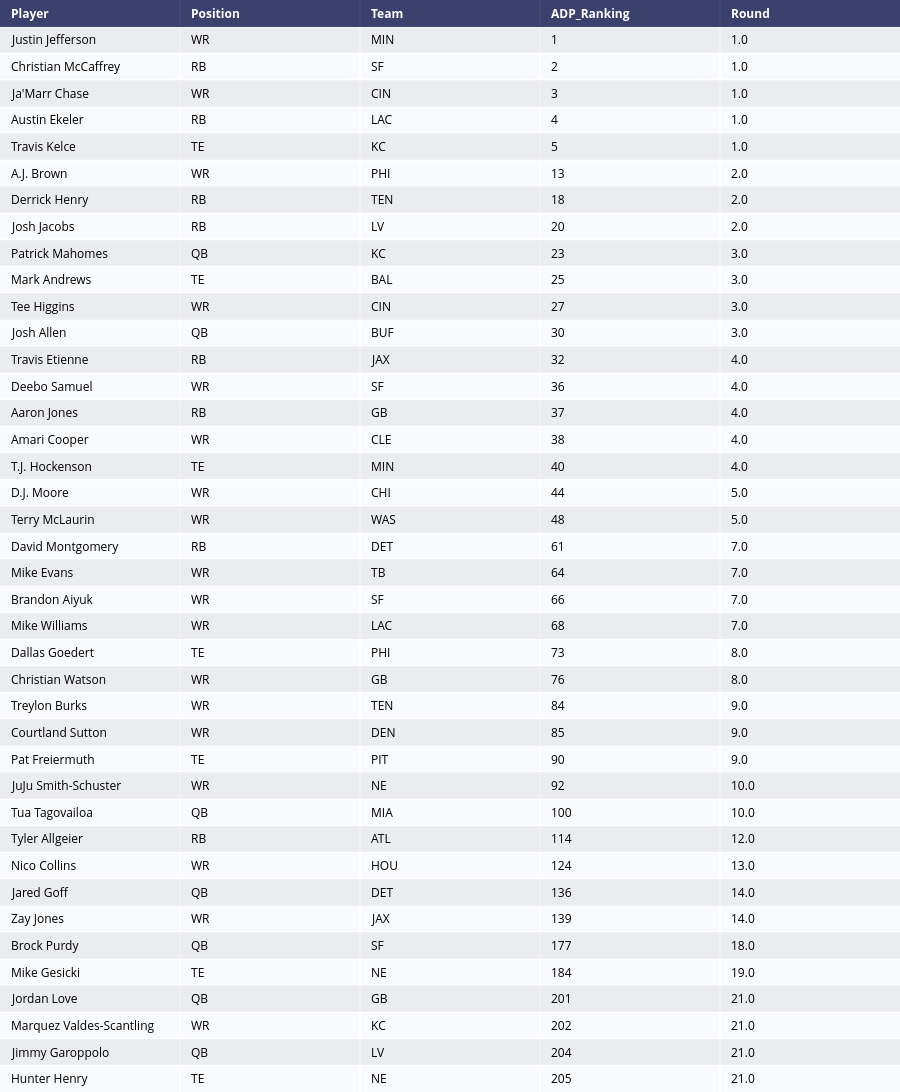

The cell this chart's notebook holds for it:
### Code cell
import plotly.figure_factory as ff

fig =  ff.create_table(all_players_w_adp_10team)
fig.add_table()
fig.show()

### Figure 1 — Plotly figure (JSON) as saved in the notebook; plotly's stock layout.template omitted (floating-point values rounded to 4 significant figures; data arrays with more than 128 entries replaced by an {"elided": "..."} marker saying what was removed)
{"data": [{"colorscale": [[0, "#00083e"], [0.5, "#ededee"], [1, "#ffffff"]], "hoverinfo": "none", "opacity": 0.75, "showscale": false, "type": "heatmap", "z": {"elided": "41x5 float values"}}, {"type": "table"}], "layout": {"annotations": [{"align": "left", "font": {"color": "#ffffff"}, "showarrow": false, "text": "<b>Player</b>", "x": -0.45, "xanchor": "left", "xref": "x", "y": 0, "yref": "y"}, {"align": "left", "font": {"color": "#ffffff"}, "showarrow": false, "text": "<b>Position</b>", "x": 0.55, "xanchor": "left", "xref": "x", "y": 0, "yref": "y"}, {"align": "left", "font": {"color": "#ffffff"}, "showarrow": false, "text": "<b>Team</b>", "x": 1.55, "xanchor": "left", "xref": "x", "y": 0, "yref": "y"}, {"align": "left", "font": {"color": "#ffffff"}, "showarrow": false, "text": "<b>ADP_Ranking</b>", "x": 2.55, "xanchor": "left", "xref": "x", "y": 0, "yref": "y"}, {"align": "left", "font": {"color": "#ffffff"}, "showarrow": false, "text": "<b>Round</b>", "x": 3.55, "xanchor": "left", "xref": "x", "y": 0, "yref": "y"}, {"align": "left", "font": {"color": "#000000"}, "showarrow": false, "text": "Justin Jefferson", "x": -0.45, "xanchor": "left", "xref": "x", "y": 1, "yref": "y"}, {"align": "left", "font": {"color": "#000000"}, "showarrow": false, "text": "WR", "x": 0.55, "xanchor": "left", "xref": "x", "y": 1, "yref": "y"}, {"align": "left", "font": {"color": "#000000"}, "showarrow": false, "text": "MIN", "x": 1.55, "xanchor": "left", "xref": "x", "y": 1, "yref": "y"}, {"align": "left", "font": {"color": "#000000"}, "showarrow": false, "text": "1", "x": 2.55, "xanchor": "left", "xref": "x", "y": 1, "yref": "y"}, {"align": "left", "font": {"color": "#000000"}, "showarrow": false, "text": "1.0", "x": 3.55, "xanchor": "left", "xref": "x", "y": 1, "yref": "y"}, {"align": "left", "font": {"color": "#000000"}, "showarrow": false, "text": "Christian McCaffrey", "x": -0.45, "xanchor": "left", "xref": "x", "y": 2, "yref": "y"}, {"align": "left", "font": {"color": "#000000"}, "showarrow": false, "text": "RB", "x": 0.55, "xanchor": "left", "xref": "x", "y": 2, "yref": "y"}, {"align": "left", "font": {"color": "#000000"}, "showarrow": false, "text": "SF", "x": 1.55, "xanchor": "left", "xref": "x", "y": 2, "yref": "y"}, {"align": "left", "font": {"color": "#000000"}, "showarrow": false, "text": "2", "x": 2.55, "xanchor": "left", "xref": "x", "y": 2, "yref": "y"}, {"align": "left", "font": {"color": "#000000"}, "showarrow": false, "text": "1.0", "x": 3.55, "xanchor": "left", "xref": "x", "y": 2, "yref": "y"}, {"align": "left", "font": {"color": "#000000"}, "showarrow": false, "text": "Ja'Marr Chase", "x": -0.45, "xanchor": "left", "xref": "x", "y": 3, "yref": "y"}, {"align": "left", "font": {"color": "#000000"}, "showarrow": false, "text": "WR", "x": 0.55, "xanchor": "left", "xref": "x", "y": 3, "yref": "y"}, {"align": "left", "font": {"color": "#000000"}, "showarrow": false, "text": "CIN", "x": 1.55, "xanchor": "left", "xref": "x", "y": 3, "yref": "y"}, {"align": "left", "font": {"color": "#000000"}, "showarrow": false, "text": "3", "x": 2.55, "xanchor": "left", "xref": "x", "y": 3, "yref": "y"}, {"align": "left", "font": {"color": "#000000"}, "showarrow": false, "text": "1.0", "x": 3.55, "xanchor": "left", "xref": "x", "y": 3, "yref": "y"}, {"align": "left", "font": {"color": "#000000"}, "showarrow": false, "text": "Austin Ekeler", "x": -0.45, "xanchor": "left", "xref": "x", "y": 4, "yref": "y"}, {"align": "left", "font": {"color": "#000000"}, "showarrow": false, "text": "RB", "x": 0.55, "xanchor": "left", "xref": "x", "y": 4, "yref": "y"}, {"align": "left", "font": {"color": "#000000"}, "showarrow": false, "text": "LAC", "x": 1.55, "xanchor": "left", "xref": "x", "y": 4, "yref": "y"}, {"align": "left", "font": {"color": "#000000"}, "showarrow": false, "text": "4", "x": 2.55, "xanchor": "left", "xref": "x", "y": 4, "yref": "y"}, {"align": "left", "font": {"color": "#000000"}, "showarrow": false, "text": "1.0", "x": 3.55, "xanchor": "left", "xref": "x", "y": 4, "yref": "y"}, {"align": "left", "font": {"color": "#000000"}, "showarrow": false, "text": "Travis Kelce", "x": -0.45, "xanchor": "left", "xref": "x", "y": 5, "yref": "y"}, {"align": "left", "font": {"color": "#000000"}, "showarrow": false, "text": "TE", "x": 0.55, "xanchor": "left", "xref": "x", "y": 5, "yref": "y"}, {"align": "left", "font": {"color": "#000000"}, "showarrow": false, "text": "KC", "x": 1.55, "xanchor": "left", "xref": "x", "y": 5, "yref": "y"}, {"align": "left", "font": {"color": "#000000"}, "showarrow": false, "text": "5", "x": 2.55, "xanchor": "left", "xref": "x", "y": 5, "yref": "y"}, {"align": "left", "font": {"color": "#000000"}, "showarrow": false, "text": "1.0", "x": 3.55, "xanchor": "left", "xref": "x", "y": 5, "yref": "y"}, {"align": "left", "font": {"color": "#000000"}, "showarrow": false, "text": "A.J. Brown", "x": -0.45, "xanchor": "left", "xref": "x", "y": 6, "yref": "y"}, {"align": "left", "font": {"color": "#000000"}, "showarrow": false, "text": "WR", "x": 0.55, "xanchor": "left", "xref": "x", "y": 6, "yref": "y"}, {"align": "left", "font": {"color": "#000000"}, "showarrow": false, "text": "PHI", "x": 1.55, "xanchor": "left", "xref": "x", "y": 6, "yref": "y"}, {"align": "left", "font": {"color": "#000000"}, "showarrow": false, "text": "13", "x": 2.55, "xanchor": "left", "xref": "x", "y": 6, "yref": "y"}, {"align": "left", "font": {"color": "#000000"}, "showarrow": false, "text": "2.0", "x": 3.55, "xanchor": "left", "xref": "x", "y": 6, "yref": "y"}, {"align": "left", "font": {"color": "#000000"}, "showarrow": false, "text": "Derrick Henry", "x": -0.45, "xanchor": "left", "xref": "x", "y": 7, "yref": "y"}, {"align": "left", "font": {"color": "#000000"}, "showarrow": false, "text": "RB", "x": 0.55, "xanchor": "left", "xref": "x", "y": 7, "yref": "y"}, {"align": "left", "font": {"color": "#000000"}, "showarrow": false, "text": "TEN", "x": 1.55, "xanchor": "left", "xref": "x", "y": 7, "yref": "y"}, {"align": "left", "font": {"color": "#000000"}, "showarrow": false, "text": "18", "x": 2.55, "xanchor": "left", "xref": "x", "y": 7, "yref": "y"}, {"align": "left", "font": {"color": "#000000"}, "showarrow": false, "text": "2.0", "x": 3.55, "xanchor": "left", "xref": "x", "y": 7, "yref": "y"}, {"align": "left", "font": {"color": "#000000"}, "showarrow": false, "text": "Josh Jacobs", "x": -0.45, "xanchor": "left", "xref": "x", "y": 8, "yref": "y"}, {"align": "left", "font": {"color": "#000000"}, "showarrow": false, "text": "RB", "x": 0.55, "xanchor": "left", "xref": "x", "y": 8, "yref": "y"}, {"align": "left", "font": {"color": "#000000"}, "showarrow": false, "text": "LV", "x": 1.55, "xanchor": "left", "xref": "x", "y": 8, "yref": "y"}, {"align": "left", "font": {"color": "#000000"}, "showarrow": false, "text": "20", "x": 2.55, "xanchor": "left", "xref": "x", "y": 8, "yref": "y"}, {"align": "left", "font": {"color": "#000000"}, "showarrow": false, "text": "2.0", "x": 3.55, "xanchor": "left", "xref": "x", "y": 8, "yref": "y"}, {"align": "left", "font": {"color": "#000000"}, "showarrow": false, "text": "Patrick Mahomes", "x": -0.45, "xanchor": "left", "xref": "x", "y": 9, "yref": "y"}, {"align": "left", "font": {"color": "#000000"}, "showarrow": false, "text": "QB", "x": 0.55, "xanchor": "left", "xref": "x", "y": 9, "yref": "y"}, {"align": "left", "font": {"color": "#000000"}, "showarrow": false, "text": "KC", "x": 1.55, "xanchor": "left", "xref": "x", "y": 9, "yref": "y"}, {"align": "left", "font": {"color": "#000000"}, "showarrow": false, "text": "23", "x": 2.55, "xanchor": "left", "xref": "x", "y": 9, "yref": "y"}, {"align": "left", "font": {"color": "#000000"}, "showarrow": false, "text": "3.0", "x": 3.55, "xanchor": "left", "xref": "x", "y": 9, "yref": "y"}, {"align": "left", "font": {"color": "#000000"}, "showarrow": false, "text": "Mark Andrews", "x": -0.45, "xanchor": "left", "xref": "x", "y": 10, "yref": "y"}, {"align": "left", "font": {"color": "#000000"}, "showarrow": false, "text": "TE", "x": 0.55, "xanchor": "left", "xref": "x", "y": 10, "yref": "y"}, {"align": "left", "font": {"color": "#000000"}, "showarrow": false, "text": "BAL", "x": 1.55, "xanchor": "left", "xref": "x", "y": 10, "yref": "y"}, {"align": "left", "font": {"color": "#000000"}, "showarrow": false, "text": "25", "x": 2.55, "xanchor": "left", "xref": "x", "y": 10, "yref": "y"}, {"align": "left", "font": {"color": "#000000"}, "showarrow": false, "text": "3.0", "x": 3.55, "xanchor": "left", "xref": "x", "y": 10, "yref": "y"}, {"align": "left", "font": {"color": "#000000"}, "showarrow": false, "text": "Tee Higgins", "x": -0.45, "xanchor": "left", "xref": "x", "y": 11, "yref": "y"}, {"align": "left", "font": {"color": "#000000"}, "showarrow": false, "text": "WR", "x": 0.55, "xanchor": "left", "xref": "x", "y": 11, "yref": "y"}, {"align": "left", "font": {"color": "#000000"}, "showarrow": false, "text": "CIN", "x": 1.55, "xanchor": "left", "xref": "x", "y": 11, "yref": "y"}, {"align": "left", "font": {"color": "#000000"}, "showarrow": false, "text": "27", "x": 2.55, "xanchor": "left", "xref": "x", "y": 11, "yref": "y"}, {"align": "left", "font": {"color": "#000000"}, "showarrow": false, "text": "3.0", "x": 3.55, "xanchor": "left", "xref": "x", "y": 11, "yref": "y"}, {"align": "left", "font": {"color": "#000000"}, "showarrow": false, "text": "Josh Allen", "x": -0.45, "xanchor": "left", "xref": "x", "y": 12, "yref": "y"}, {"align": "left", "font": {"color": "#000000"}, "showarrow": false, "text": "QB", "x": 0.55, "xanchor": "left", "xref": "x", "y": 12, "yref": "y"}, {"align": "left", "font": {"color": "#000000"}, "showarrow": false, "text": "BUF", "x": 1.55, "xanchor": "left", "xref": "x", "y": 12, "yref": "y"}, {"align": "left", "font": {"color": "#000000"}, "showarrow": false, "text": "30", "x": 2.55, "xanchor": "left", "xref": "x", "y": 12, "yref": "y"}, {"align": "left", "font": {"color": "#000000"}, "showarrow": false, "text": "3.0", "x": 3.55, "xanchor": "left", "xref": "x", "y": 12, "yref": "y"}, {"align": "left", "font": {"color": "#000000"}, "showarrow": false, "text": "Travis Etienne", "x": -0.45, "xanchor": "left", "xref": "x", "y": 13, "yref": "y"}, {"align": "left", "font": {"color": "#000000"}, "showarrow": false, "text": "RB", "x": 0.55, "xanchor": "left", "xref": "x", "y": 13, "yref": "y"}, {"align": "left", "font": {"color": "#000000"}, "showarrow": false, "text": "JAX", "x": 1.55, "xanchor": "left", "xref": "x", "y": 13, "yref": "y"}, {"align": "left", "font": {"color": "#000000"}, "showarrow": false, "text": "32", "x": 2.55, "xanchor": "left", "xref": "x", "y": 13, "yref": "y"}, {"align": "left", "font": {"color": "#000000"}, "showarrow": false, "text": "4.0", "x": 3.55, "xanchor": "left", "xref": "x", "y": 13, "yref": "y"}, {"align": "left", "font": {"color": "#000000"}, "showarrow": false, "text": "Deebo Samuel", "x": -0.45, "xanchor": "left", "xref": "x", "y": 14, "yref": "y"}, {"align": "left", "font": {"color": "#000000"}, "showarrow": false, "text": "WR", "x": 0.55, "xanchor": "left", "xref": "x", "y": 14, "yref": "y"}, {"align": "left", "font": {"color": "#000000"}, "showarrow": false, "text": "SF", "x": 1.55, "xanchor": "left", "xref": "x", "y": 14, "yref": "y"}, {"align": "left", "font": {"color": "#000000"}, "showarrow": false, "text": "36", "x": 2.55, "xanchor": "left", "xref": "x", "y": 14, "yref": "y"}, {"align": "left", "font": {"color": "#000000"}, "showarrow": false, "text": "4.0", "x": 3.55, "xanchor": "left", "xref": "x", "y": 14, "yref": "y"}, {"align": "left", "font": {"color": "#000000"}, "showarrow": false, "text": "Aaron Jones", "x": -0.45, "xanchor": "left", "xref": "x", "y": 15, "yref": "y"}, {"align": "left", "font": {"color": "#000000"}, "showarrow": false, "text": "RB", "x": 0.55, "xanchor": "left", "xref": "x", "y": 15, "yref": "y"}, {"align": "left", "font": {"color": "#000000"}, "showarrow": false, "text": "GB", "x": 1.55, "xanchor": "left", "xref": "x", "y": 15, "yref": "y"}, {"align": "left", "font": {"color": "#000000"}, "showarrow": false, "text": "37", "x": 2.55, "xanchor": "left", "xref": "x", "y": 15, "yref": "y"}, {"align": "left", "font": {"color": "#000000"}, "showarrow": false, "text": "4.0", "x": 3.55, "xanchor": "left", "xref": "x", "y": 15, "yref": "y"}, {"align": "left", "font": {"color": "#000000"}, "showarrow": false, "text": "Amari Cooper", "x": -0.45, "xanchor": "left", "xref": "x", "y": 16, "yref": "y"}, {"align": "left", "font": {"color": "#000000"}, "showarrow": false, "text": "WR", "x": 0.55, "xanchor": "left", "xref": "x", "y": 16, "yref": "y"}, {"align": "left", "font": {"color": "#000000"}, "showarrow": false, "text": "CLE", "x": 1.55, "xanchor": "left", "xref": "x", "y": 16, "yref": "y"}, {"align": "left", "font": {"color": "#000000"}, "showarrow": false, "text": "38", "x": 2.55, "xanchor": "left", "xref": "x", "y": 16, "yref": "y"}, {"align": "left", "font": {"color": "#000000"}, "showarrow": false, "text": "4.0", "x": 3.55, "xanchor": "left", "xref": "x", "y": 16, "yref": "y"}, {"align": "left", "font": {"color": "#000000"}, "showarrow": false, "text": "T.J. Hockenson", "x": -0.45, "xanchor": "left", "xref": "x", "y": 17, "yref": "y"}, {"align": "left", "font": {"color": "#000000"}, "showarrow": false, "text": "TE", "x": 0.55, "xanchor": "left", "xref": "x", "y": 17, "yref": "y"}, {"align": "left", "font": {"color": "#000000"}, "showarrow": false, "text": "MIN", "x": 1.55, "xanchor": "left", "xref": "x", "y": 17, "yref": "y"}, {"align": "left", "font": {"color": "#000000"}, "showarrow": false, "text": "40", "x": 2.55, "xanchor": "left", "xref": "x", "y": 17, "yref": "y"}, {"align": "left", "font": {"color": "#000000"}, "showarrow": false, "text": "4.0", "x": 3.55, "xanchor": "left", "xref": "x", "y": 17, "yref": "y"}, {"align": "left", "font": {"color": "#000000"}, "showarrow": false, "text": "D.J. Moore", "x": -0.45, "xanchor": "left", "xref": "x", "y": 18, "yref": "y"}, {"align": "left", "font": {"color": "#000000"}, "showarrow": false, "text": "WR", "x": 0.55, "xanchor": "left", "xref": "x", "y": 18, "yref": "y"}, {"align": "left", "font": {"color": "#000000"}, "showarrow": false, "text": "CHI", "x": 1.55, "xanchor": "left", "xref": "x", "y": 18, "yref": "y"}, {"align": "left", "font": {"color": "#000000"}, "showarrow": false, "text": "44", "x": 2.55, "xanchor": "left", "xref": "x", "y": 18, "yref": "y"}, {"align": "left", "font": {"color": "#000000"}, "showarrow": false, "text": "5.0", "x": 3.55, "xanchor": "left", "xref": "x", "y": 18, "yref": "y"}, {"align": "left", "font": {"color": "#000000"}, "showarrow": false, "text": "Terry McLaurin", "x": -0.45, "xanchor": "left", "xref": "x", "y": 19, "yref": "y"}, {"align": "left", "font": {"color": "#000000"}, "showarrow": false, "text": "WR", "x": 0.55, "xanchor": "left", "xref": "x", "y": 19, "yref": "y"}, {"align": "left", "font": {"color": "#000000"}, "showarrow": false, "text": "WAS", "x": 1.55, "xanchor": "left", "xref": "x", "y": 19, "yref": "y"}, {"align": "left", "font": {"color": "#000000"}, "showarrow": false, "text": "48", "x": 2.55, "xanchor": "left", "xref": "x", "y": 19, "yref": "y"}, {"align": "left", "font": {"color": "#000000"}, "showarrow": false, "text": "5.0", "x": 3.55, "xanchor": "left", "xref": "x", "y": 19, "yref": "y"}, {"align": "left", "font": {"color": "#000000"}, "showarrow": false, "text": "David Montgomery", "x": -0.45, "xanchor": "left", "xref": "x", "y": 20, "yref": "y"}, {"align": "left", "font": {"color": "#000000"}, "showarrow": false, "text": "RB", "x": 0.55, "xanchor": "left", "xref": "x", "y": 20, "yref": "y"}, {"align": "left", "font": {"color": "#000000"}, "showarrow": false, "text": "DET", "x": 1.55, "xanchor": "left", "xref": "x", "y": 20, "yref": "y"}, {"align": "left", "font": {"color": "#000000"}, "showarrow": false, "text": "61", "x": 2.55, "xanchor": "left", "xref": "x", "y": 20, "yref": "y"}, {"align": "left", "font": {"color": "#000000"}, "showarrow": false, "text": "7.0", "x": 3.55, "xanchor": "left", "xref": "x", "y": 20, "yref": "y"}, {"align": "left", "font": {"color": "#000000"}, "showarrow": false, "text": "Mike Evans", "x": -0.45, "xanchor": "left", "xref": "x", "y": 21, "yref": "y"}, {"align": "left", "font": {"color": "#000000"}, "showarrow": false, "text": "WR", "x": 0.55, "xanchor": "left", "xref": "x", "y": 21, "yref": "y"}, {"align": "left", "font": {"color": "#000000"}, "showarrow": false, "text": "TB", "x": 1.55, "xanchor": "left", "xref": "x", "y": 21, "yref": "y"}, {"align": "left", "font": {"color": "#000000"}, "showarrow": false, "text": "64", "x": 2.55, "xanchor": "left", "xref": "x", "y": 21, "yref": "y"}, {"align": "left", "font": {"color": "#000000"}, "showarrow": false, "text": "7.0", "x": 3.55, "xanchor": "left", "xref": "x", "y": 21, "yref": "y"}, {"align": "left", "font": {"color": "#000000"}, "showarrow": false, "text": "Brandon Aiyuk", "x": -0.45, "xanchor": "left", "xref": "x", "y": 22, "yref": "y"}, {"align": "left", "font": {"color": "#000000"}, "showarrow": false, "text": "WR", "x": 0.55, "xanchor": "left", "xref": "x", "y": 22, "yref": "y"}, {"align": "left", "font": {"color": "#000000"}, "showarrow": false, "text": "SF", "x": 1.55, "xanchor": "left", "xref": "x", "y": 22, "yref": "y"}, {"align": "left", "font": {"color": "#000000"}, "showarrow": false, "text": "66", "x": 2.55, "xanchor": "left", "xref": "x", "y": 22, "yref": "y"}, {"align": "left", "font": {"color": "#000000"}, "showarrow": false, "text": "7.0", "x": 3.55, "xanchor": "left", "xref": "x", "y": 22, "yref": "y"}, {"align": "left", "font": {"color": "#000000"}, "showarrow": false, "text": "Mike Williams", "x": -0.45, "xanchor": "left", "xref": "x", "y": 23, "yref": "y"}, {"align": "left", "font": {"color": "#000000"}, "showarrow": false, "text": "WR", "x": 0.55, "xanchor": "left", "xref": "x", "y": 23, "yref": "y"}, {"align": "left", "font": {"color": "#000000"}, "showarrow": false, "text": "LAC", "x": 1.55, "xanchor": "left", "xref": "x", "y": 23, "yref": "y"}, {"align": "left", "font": {"color": "#000000"}, "showarrow": false, "text": "68", "x": 2.55, "xanchor": "left", "xref": "x", "y": 23, "yref": "y"}, {"align": "left", "font": {"color": "#000000"}, "showarrow": false, "text": "7.0", "x": 3.55, "xanchor": "left", "xref": "x", "y": 23, "yref": "y"}, {"align": "left", "font": {"color": "#000000"}, "showarrow": false, "text": "Dallas Goedert", "x": -0.45, "xanchor": "left", "xref": "x", "y": 24, "yref": "y"}, {"align": "left", "font": {"color": "#000000"}, "showarrow": false, "text": "TE", "x": 0.55, "xanchor": "left", "xref": "x", "y": 24, "yref": "y"}, {"align": "left", "font": {"color": "#000000"}, "showarrow": false, "text": "PHI", "x": 1.55, "xanchor": "left", "xref": "x", "y": 24, "yref": "y"}, {"align": "left", "font": {"color": "#000000"}, "showarrow": false, "text": "73", "x": 2.55, "xanchor": "left", "xref": "x", "y": 24, "yref": "y"}, {"align": "left", "font": {"color": "#000000"}, "showarrow": false, "text": "8.0", "x": 3.55, "xanchor": "left", "xref": "x", "y": 24, "yref": "y"}, {"align": "left", "font": {"color": "#000000"}, "showarrow": false, "text": "Christian Watson", "x": -0.45, "xanchor": "left", "xref": "x", "y": 25, "yref": "y"}, {"align": "left", "font": {"color": "#000000"}, "showarrow": false, "text": "WR", "x": 0.55, "xanchor": "left", "xref": "x", "y": 25, "yref": "y"}, {"align": "left", "font": {"color": "#000000"}, "showarrow": false, "text": "GB", "x": 1.55, "xanchor": "left", "xref": "x", "y": 25, "yref": "y"}, {"align": "left", "font": {"color": "#000000"}, "showarrow": false, "text": "76", "x": 2.55, "xanchor": "left", "xref": "x", "y": 25, "yref": "y"}, {"align": "left", "font": {"color": "#000000"}, "showarrow": false, "text": "8.0", "x": 3.55, "xanchor": "left", "xref": "x", "y": 25, "yref": "y"}, {"align": "left", "font": {"color": "#000000"}, "showarrow": false, "text": "Treylon Burks", "x": -0.45, "xanchor": "left", "xref": "x", "y": 26, "yref": "y"}, {"align": "left", "font": {"color": "#000000"}, "showarrow": false, "text": "WR", "x": 0.55, "xanchor": "left", "xref": "x", "y": 26, "yref": "y"}, {"align": "left", "font": {"color": "#000000"}, "showarrow": false, "text": "TEN", "x": 1.55, "xanchor": "left", "xref": "x", "y": 26, "yref": "y"}, {"align": "left", "font": {"color": "#000000"}, "showarrow": false, "text": "84", "x": 2.55, "xanchor": "left", "xref": "x", "y": 26, "yref": "y"}, {"align": "left", "font": {"color": "#000000"}, "showarrow": false, "text": "9.0", "x": 3.55, "xanchor": "left", "xref": "x", "y": 26, "yref": "y"}, {"align": "left", "font": {"color": "#000000"}, "showarrow": false, "text": "Courtland Sutton", "x": -0.45, "xanchor": "left", "xref": "x", "y": 27, "yref": "y"}, {"align": "left", "font": {"color": "#000000"}, "showarrow": false, "text": "WR", "x": 0.55, "xanchor": "left", "xref": "x", "y": 27, "yref": "y"}, {"align": "left", "font": {"color": "#000000"}, "showarrow": false, "text": "DEN", "x": 1.55, "xanchor": "left", "xref": "x", "y": 27, "yref": "y"}, {"align": "left", "font": {"color": "#000000"}, "showarrow": false, "text": "85", "x": 2.55, "xanchor": "left", "xref": "x", "y": 27, "yref": "y"}, {"align": "left", "font": {"color": "#000000"}, "showarrow": false, "text": "9.0", "x": 3.55, "xanchor": "left", "xref": "x", "y": 27, "yref": "y"}, {"align": "left", "font": {"color": "#000000"}, "showarrow": false, "text": "Pat Freiermuth", "x": -0.45, "xanchor": "left", "xref": "x", "y": 28, "yref": "y"}, {"align": "left", "font": {"color": "#000000"}, "showarrow": false, "text": "TE", "x": 0.55, "xanchor": "left", "xref": "x", "y": 28, "yref": "y"}, {"align": "left", "font": {"color": "#000000"}, "showarrow": false, "text": "PIT", "x": 1.55, "xanchor": "left", "xref": "x", "y": 28, "yref": "y"}, {"align": "left", "font": {"color": "#000000"}, "showarrow": false, "text": "90", "x": 2.55, "xanchor": "left", "xref": "x", "y": 28, "yref": "y"}, {"align": "left", "font": {"color": "#000000"}, "showarrow": false, "text": "9.0", "x": 3.55, "xanchor": "left", "xref": "x", "y": 28, "yref": "y"}, {"align": "left", "font": {"color": "#000000"}, "showarrow": false, "text": "JuJu Smith-Schuster", "x": -0.45, "xanchor": "left", "xref": "x", "y": 29, "yref": "y"}, {"align": "left", "font": {"color": "#000000"}, "showarrow": false, "text": "WR", "x": 0.55, "xanchor": "left", "xref": "x", "y": 29, "yref": "y"}, {"align": "left", "font": {"color": "#000000"}, "showarrow": false, "text": "NE", "x": 1.55, "xanchor": "left", "xref": "x", "y": 29, "yref": "y"}, {"align": "left", "font": {"color": "#000000"}, "showarrow": false, "text": "92", "x": 2.55, "xanchor": "left", "xref": "x", "y": 29, "yref": "y"}, {"align": "left", "font": {"color": "#000000"}, "showarrow": false, "text": "10.0", "x": 3.55, "xanchor": "left", "xref": "x", "y": 29, "yref": "y"}, {"align": "left", "font": {"color": "#000000"}, "showarrow": false, "text": "Tua Tagovailoa", "x": -0.45, "xanchor": "left", "xref": "x", "y": 30, "yref": "y"}, {"align": "left", "font": {"color": "#000000"}, "showarrow": false, "text": "QB", "x": 0.55, "xanchor": "left", "xref": "x", "y": 30, "yref": "y"}, {"align": "left", "font": {"color": "#000000"}, "showarrow": false, "text": "MIA", "x": 1.55, "xanchor": "left", "xref": "x", "y": 30, "yref": "y"}, {"align": "left", "font": {"color": "#000000"}, "showarrow": false, "text": "100", "x": 2.55, "xanchor": "left", "xref": "x", "y": 30, "yref": "y"}, {"align": "left", "font": {"color": "#000000"}, "showarrow": false, "text": "10.0", "x": 3.55, "xanchor": "left", "xref": "x", "y": 30, "yref": "y"}, {"align": "left", "font": {"color": "#000000"}, "showarrow": false, "text": "Tyler Allgeier", "x": -0.45, "xanchor": "left", "xref": "x", "y": 31, "yref": "y"}, {"align": "left", "font": {"color": "#000000"}, "showarrow": false, "text": "RB", "x": 0.55, "xanchor": "left", "xref": "x", "y": 31, "yref": "y"}, {"align": "left", "font": {"color": "#000000"}, "showarrow": false, "text": "ATL", "x": 1.55, "xanchor": "left", "xref": "x", "y": 31, "yref": "y"}, {"align": "left", "font": {"color": "#000000"}, "showarrow": false, "text": "114", "x": 2.55, "xanchor": "left", "xref": "x", "y": 31, "yref": "y"}, {"align": "left", "font": {"color": "#000000"}, "showarrow": false, "text": "12.0", "x": 3.55, "xanchor": "left", "xref": "x", "y": 31, "yref": "y"}, {"align": "left", "font": {"color": "#000000"}, "showarrow": false, "text": "Nico Collins", "x": -0.45, "xanchor": "left", "xref": "x", "y": 32, "yref": "y"}, {"align": "left", "font": {"color": "#000000"}, "showarrow": false, "text": "WR", "x": 0.55, "xanchor": "left", "xref": "x", "y": 32, "yref": "y"}, {"align": "left", "font": {"color": "#000000"}, "showarrow": false, "text": "HOU", "x": 1.55, "xanchor": "left", "xref": "x", "y": 32, "yref": "y"}, {"align": "left", "font": {"color": "#000000"}, "showarrow": false, "text": "124", "x": 2.55, "xanchor": "left", "xref": "x", "y": 32, "yref": "y"}, {"align": "left", "font": {"color": "#000000"}, "showarrow": false, "text": "13.0", "x": 3.55, "xanchor": "left", "xref": "x", "y": 32, "yref": "y"}, {"align": "left", "font": {"color": "#000000"}, "showarrow": false, "text": "Jared Goff", "x": -0.45, "xanchor": "left", "xref": "x", "y": 33, "yref": "y"}, {"align": "left", "font": {"color": "#000000"}, "showarrow": false, "text": "QB", "x": 0.55, "xanchor": "left", "xref": "x", "y": 33, "yref": "y"}, {"align": "left", "font": {"color": "#000000"}, "showarrow": false, "text": "DET", "x": 1.55, "xanchor": "left", "xref": "x", "y": 33, "yref": "y"}, {"align": "left", "font": {"color": "#000000"}, "showarrow": false, "text": "136", "x": 2.55, "xanchor": "left", "xref": "x", "y": 33, "yref": "y"}, {"align": "left", "font": {"color": "#000000"}, "showarrow": false, "text": "14.0", "x": 3.55, "xanchor": "left", "xref": "x", "y": 33, "yref": "y"}, {"align": "left", "font": {"color": "#000000"}, "showarrow": false, "text": "Zay Jones", "x": -0.45, "xanchor": "left", "xref": "x", "y": 34, "yref": "y"}, {"align": "left", "font": {"color": "#000000"}, "showarrow": false, "text": "WR", "x": 0.55, "xanchor": "left", "xref": "x", "y": 34, "yref": "y"}, {"align": "left", "font": {"color": "#000000"}, "showarrow": false, "text": "JAX", "x": 1.55, "xanchor": "left", "xref": "x", "y": 34, "yref": "y"}, {"align": "left", "font": {"color": "#000000"}, "showarrow": false, "text": "139", "x": 2.55, "xanchor": "left", "xref": "x", "y": 34, "yref": "y"}, {"align": "left", "font": {"color": "#000000"}, "showarrow": false, "text": "14.0", "x": 3.55, "xanchor": "left", "xref": "x", "y": 34, "yref": "y"}, {"align": "left", "font": {"color": "#000000"}, "showarrow": false, "text": "Brock Purdy", "x": -0.45, "xanchor": "left", "xref": "x", "y": 35, "yref": "y"}, {"align": "left", "font": {"color": "#000000"}, "showarrow": false, "text": "QB", "x": 0.55, "xanchor": "left", "xref": "x", "y": 35, "yref": "y"}, {"align": "left", "font": {"color": "#000000"}, "showarrow": false, "text": "SF", "x": 1.55, "xanchor": "left", "xref": "x", "y": 35, "yref": "y"}, {"align": "left", "font": {"color": "#000000"}, "showarrow": false, "text": "177", "x": 2.55, "xanchor": "left", "xref": "x", "y": 35, "yref": "y"}, {"align": "left", "font": {"color": "#000000"}, "showarrow": false, "text": "18.0", "x": 3.55, "xanchor": "left", "xref": "x", "y": 35, "yref": "y"}, {"align": "left", "font": {"color": "#000000"}, "showarrow": false, "text": "Mike Gesicki", "x": -0.45, "xanchor": "left", "xref": "x", "y": 36, "yref": "y"}, {"align": "left", "font": {"color": "#000000"}, "showarrow": false, "text": "TE", "x": 0.55, "xanchor": "left", "xref": "x", "y": 36, "yref": "y"}, {"align": "left", "font": {"color": "#000000"}, "showarrow": false, "text": "NE", "x": 1.55, "xanchor": "left", "xref": "x", "y": 36, "yref": "y"}, {"align": "left", "font": {"color": "#000000"}, "showarrow": false, "text": "184", "x": 2.55, "xanchor": "left", "xref": "x", "y": 36, "yref": "y"}, {"align": "left", "font": {"color": "#000000"}, "showarrow": false, "text": "19.0", "x": 3.55, "xanchor": "left", "xref": "x", "y": 36, "yref": "y"}, {"align": "left", "font": {"color": "#000000"}, "showarrow": false, "text": "Jordan Love", "x": -0.45, "xanchor": "left", "xref": "x", "y": 37, "yref": "y"}, {"align": "left", "font": {"color": "#000000"}, "showarrow": false, "text": "QB", "x": 0.55, "xanchor": "left", "xref": "x", "y": 37, "yref": "y"}, {"align": "left", "font": {"color": "#000000"}, "showarrow": false, "text": "GB", "x": 1.55, "xanchor": "left", "xref": "x", "y": 37, "yref": "y"}, {"align": "left", "font": {"color": "#000000"}, "showarrow": false, "text": "201", "x": 2.55, "xanchor": "left", "xref": "x", "y": 37, "yref": "y"}, {"align": "left", "font": {"color": "#000000"}, "showarrow": false, "text": "21.0", "x": 3.55, "xanchor": "left", "xref": "x", "y": 37, "yref": "y"}, {"align": "left", "font": {"color": "#000000"}, "showarrow": false, "text": "Marquez Valdes-Scantling", "x": -0.45, "xanchor": "left", "xref": "x", "y": 38, "yref": "y"}, {"align": "left", "font": {"color": "#000000"}, "showarrow": false, "text": "WR", "x": 0.55, "xanchor": "left", "xref": "x", "y": 38, "yref": "y"}, {"align": "left", "font": {"color": "#000000"}, "showarrow": false, "text": "KC", "x": 1.55, "xanchor": "left", "xref": "x", "y": 38, "yref": "y"}, {"align": "left", "font": {"color": "#000000"}, "showarrow": false, "text": "202", "x": 2.55, "xanchor": "left", "xref": "x", "y": 38, "yref": "y"}, {"align": "left", "font": {"color": "#000000"}, "showarrow": false, "text": "21.0", "x": 3.55, "xanchor": "left", "xref": "x", "y": 38, "yref": "y"}, {"align": "left", "font": {"color": "#000000"}, "showarrow": false, "text": "Jimmy Garoppolo", "x": -0.45, "xanchor": "left", "xref": "x", "y": 39, "yref": "y"}, {"align": "left", "font": {"color": "#000000"}, "showarrow": false, "text": "QB", "x": 0.55, "xanchor": "left", "xref": "x", "y": 39, "yref": "y"}, {"align": "left", "font": {"color": "#000000"}, "showarrow": false, "text": "LV", "x": 1.55, "xanchor": "left", "xref": "x", "y": 39, "yref": "y"}, {"align": "left", "font": {"color": "#000000"}, "showarrow": false, "text": "204", "x": 2.55, "xanchor": "left", "xref": "x", "y": 39, "yref": "y"}, {"align": "left", "font": {"color": "#000000"}, "showarrow": false, "text": "21.0", "x": 3.55, "xanchor": "left", "xref": "x", "y": 39, "yref": "y"}, {"align": "left", "font": {"color": "#000000"}, "showarrow": false, "text": "Hunter Henry", "x": -0.45, "xanchor": "left", "xref": "x", "y": 40, "yref": "y"}, {"align": "left", "font": {"color": "#000000"}, "showarrow": false, "text": "TE", "x": 0.55, "xanchor": "left", "xref": "x", "y": 40, "yref": "y"}, {"align": "left", "font": {"color": "#000000"}, "showarrow": false, "text": "NE", "x": 1.55, "xanchor": "left", "xref": "x", "y": 40, "yref": "y"}, {"align": "left", "font": {"color": "#000000"}, "showarrow": false, "text": "205", "x": 2.55, "xanchor": "left", "xref": "x", "y": 40, "yref": "y"}, {"align": "left", "font": {"color": "#000000"}, "showarrow": false, "text": "21.0", "x": 3.55, "xanchor": "left", "xref": "x", "y": 40, "yref": "y"}], "height": 1280, "margin": {"b": 0, "l": 0, "r": 0, "t": 0}, "xaxis": {"dtick": 1, "gridwidth": 2, "showticklabels": false, "tick0": -0.5, "ticks": "", "zeroline": false}, "yaxis": {"autorange": "reversed", "dtick": 1, "gridwidth": 2, "showticklabels": false, "tick0": 0.5, "ticks": "", "zeroline": false}}}
